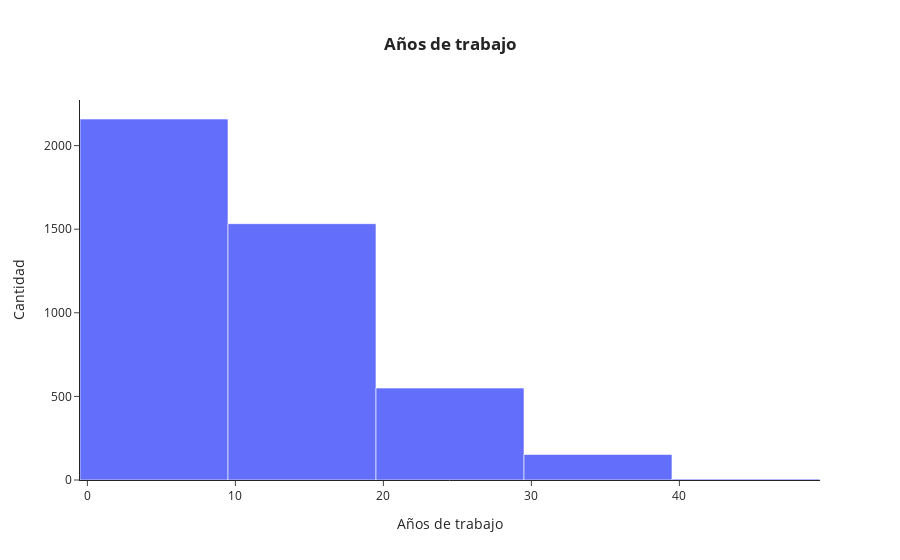

Notebook source saved alongside this figure:
### Code cell
# crear dataset
base = tabla.groupby(['años_de_trabajo'])[['edad']].count().reset_index().sort_values('edad', ascending = False).rename(columns ={'edad':'count'})

# crear gráfica
fig = px.histogram(base, x='años_de_trabajo', y='count', barmode ='group', title ='<b>Años de trabajo<b>')

# agregar detalles a la gráfica
fig.update_layout(
    yaxis_title = 'Cantidad',
    xaxis_title = 'Años de trabajo',
    template = 'simple_white',
    title_x = 0.5)

fig.show()

### Figure 1 — Plotly figure (JSON) as saved in the notebook; plotly's stock layout.template omitted (floating-point values rounded to 4 significant figures)
{"data": [{"alignmentgroup": "True", "bingroup": "x", "histfunc": "sum", "hovertemplate": "años_de_trabajo=%{x}<br>sum of count=%{y}<extra></extra>", "legendgroup": "", "marker": {"color": "#636efa", "pattern": {"shape": ""}}, "name": "", "offsetgroup": "", "orientation": "v", "showlegend": false, "type": "histogram", "x": [10, 6, 8, 9, 5, 7, 1, 4, 12, 3, 15, 16, 13, 11, 21, 17, 14, 2, 20, 18, 19, 23, 22, 24, 28, 25, 26, 0, 29, 31, 32, 27, 30, 33, 36, 34, 37, 35, 40, 38], "xaxis": "x", "y": [605, 375, 307, 287, 264, 243, 242, 189, 144, 126, 120, 111, 108, 106, 102, 99, 93, 93, 89, 81, 66, 66, 62, 54, 42, 42, 42, 33, 30, 27, 27, 21, 21, 21, 18, 15, 12, 9, 6, 3], "yaxis": "y"}], "layout": {"barmode": "group", "legend": {"tracegroupgap": 0}, "title": {"text": "<b>Años de trabajo<b>", "x": 0.5}, "xaxis": {"anchor": "y", "domain": [0, 1], "title": {"text": "Años de trabajo"}}, "yaxis": {"anchor": "x", "domain": [0, 1], "title": {"text": "Cantidad"}}}}
